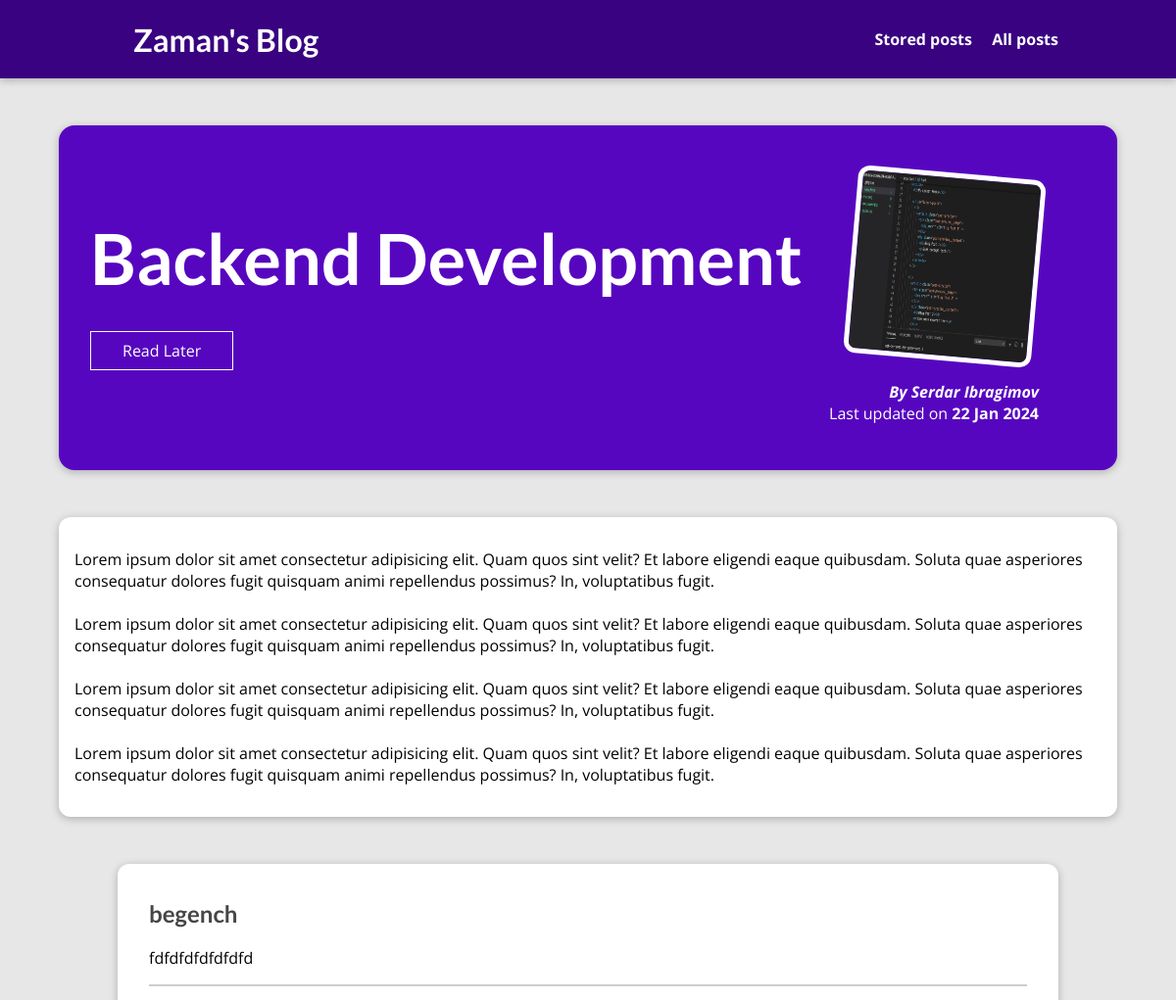
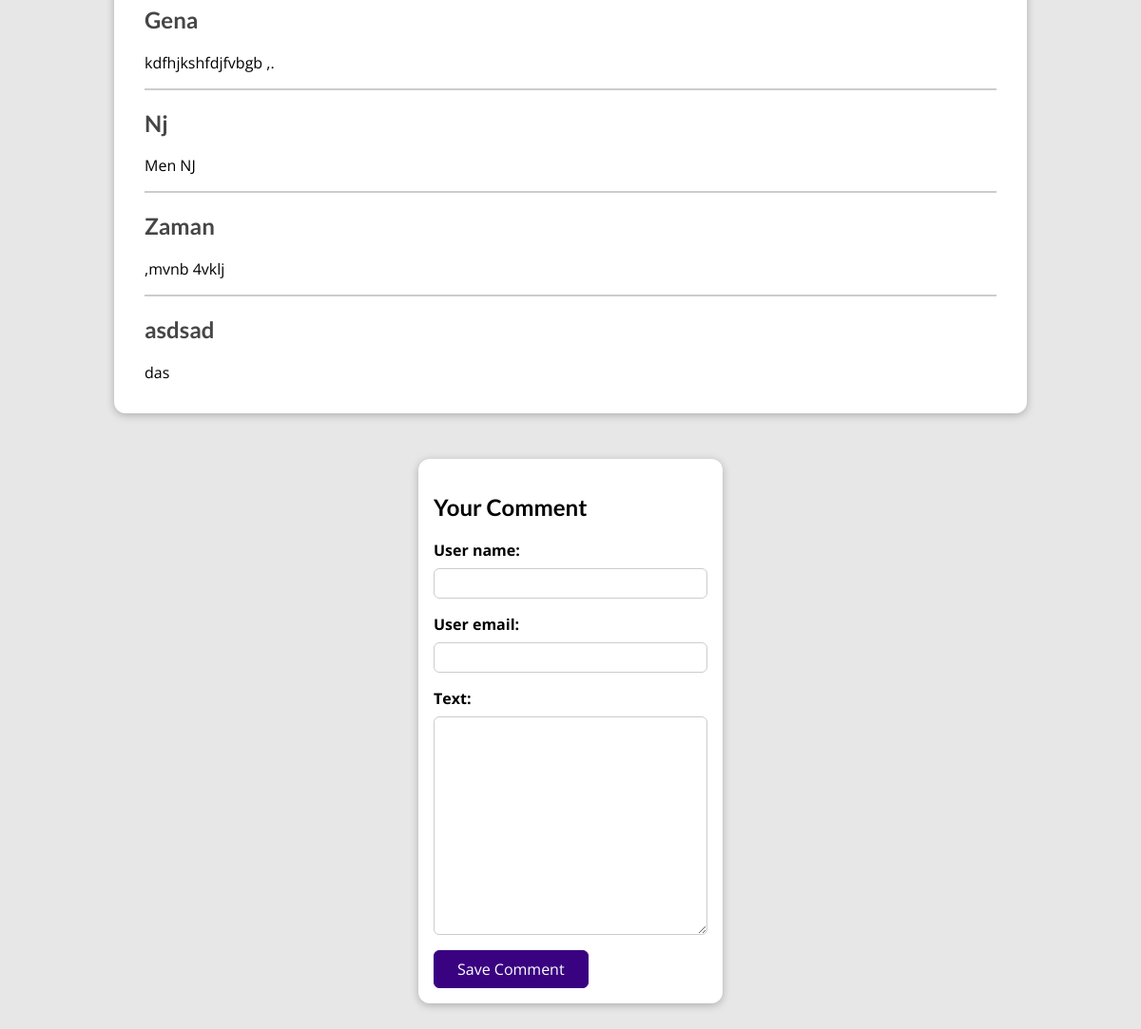
Page /posts/programming-is-fun on the committed database (2 pictures, top to bottom).
### blog/models.py (models this page shows, shortened)
class Post(models.Model):
    title = models.CharField(max_length=150)
    excerp = models.CharField(max_length=200)
    image = models.ImageField(upload_to="posts", null=True)
    date = models.DateField(auto_now=True)
    slug = models.SlugField(unique=True)
    content = models.TextField(validators=[MinLengthValidator(10)])
    author = models.ForeignKey(Author, on_delete=models.SET_NULL, null=True, related_name="posts")
    tags = models.ManyToManyField(Tag)

class Author(models.Model):
    first_name = models.CharField(max_length=100)
    last_name = models.CharField(max_length=100)
    email_address = models.EmailField(null=True)
    def full_name(self):
        return f"{self.first_name} {self.last_name}"
    def __str__(self):
        return self.full_name()

class Comment(models.Model):
    user_name = models.CharField(max_length=120)
    user_email = models.EmailField()
    text = models.TextField(max_length=400)
    post = models.ForeignKey(Post, on_delete=models.CASCADE, related_name="comments")

### blog/views.py (the view, shortened to what this page needs)
# urls.py: path("posts/<slug:slug>", views.SinglePostView.as_view(), name="post-detail-page"),
class SinglePostView(View):
    def is_stored_post(self, request, post_id):
        stored_posts = request.session.get("stored_posts")
        if stored_posts is not None:
            is_saved_for_later = post_id in stored_posts
        else:
            is_saved_for_later = False
        return is_saved_for_later
    def get(self, request, slug):
        post = Post.objects.get(slug=slug)
        context = {
            "post": post,
            "post_tag": post.tags.all(),
            "comment_form": CommentForm(),
            "comments": post.comments.all(),
            "saved_for_later": self.is_stored_post(request, post.id)
        }
        return render(request, "blog/post-detail.html", context)

### blog/forms.py
class CommentForm(forms.ModelForm):
    class Meta:
        model = Comment
        exclude = ["post"]
        label = {
            "user_name": "Your name",
            "user_email": "Your Email",
            "text": "Your Comment"
        }

### blog/templates/blog/post-detail.html (shortened to what this page needs)
{% extends "base.html" %}
{% load static %}
{% block css_files %}
<link rel="stylesheet" href="{% static 'blog/post-detail.css' %}"/>
{% endblock  %}
{% block content %}
    <section id="summary">
        <h2>{{ post.title}}</h2>
        <div id="read-later">
            <form action="{% url 'read-later' %}" method="POST">
                <button>
                    {% if saved_for_later %}
                        Remove from "Read Later" List
                    {% else %}
                        Read Later
                    {% endif %}
                </button>
            </form>
        </div>
        <article>
            <img src="{{ post.image.url }}" alt="{{ post.title }}">
            <address>By <a href="mailto:{{ post.author.email_address }}">{{ post.author }}</a></address>
            <div>
                Last updated on <time>{{ post.date|date:"d M Y" }}</time>
            </div>
        </article>
    </section>
    <main>
        {{ post.content|linebreaks }}
    </main>
    <section id="comments">
        <ul>
            {% for comment in comments %}
                <li>
                    <h2>{{ comment.user_name }}</h2>
                    <p>{{ comment.text | linebreaks }}</p>
                </li>
            {% endfor %}
        </ul>
    </section>
    <section id="comment-form">
        <h2>Your Comment</h2>
        <form action="{% url 'post-detail-page' post.slug %}" method="POST">
            {% for form_field in comment_form %}
            <div class="form-control">
                {{ form_field.label_tag }}
                {{ form_field }}
            </div>
            {% endfor %}
            <button>Save Comment</button>
        </form>
    </section>
{% endblock %}

### templates/base.html (shortened to what this page needs)
{% load static %}
<!DOCTYPE html>
<html lang="en">
<head>
    <link rel="stylesheet" href="{% static 'app.css' %}">
    {% block css_files %}
    {% endblock  %}
</head>
<body>
    <header id="main-navigation">
        <h1><a href="{% url 'starting-page' %}">Zaman's Blog</a></h1>
            <nav>
                <a href="{% url 'read-later' %}">Stored posts</a>
                <a href="{% url 'post-page' %}">All posts</a>
            </nav>
    </header>
    {% block content%}{% endblock %}
</body>
</html>

### static/app.css (style rules this page uses)
* { box-sizing: border-box; }
html { font-family: 'Open Sans', 'Lato', sans-serif; }
body { margin: 0; }
h1, h2, h3 { font-family: 'Lato', sans-serif; font-weight: bold; }
#main-navigation { width: 100%; height: 5rem; display: flex; justify-content: space-between; align-items: center; padding: 0 10%; position: absolute; top: 0; left: 0; }
#main-navigation a { text-decoration: none; color: white; font-weight: bold; margin-left: 1rem; }

### blog/static/blog/post-detail.css (style rules this page uses)
body { background-color: #e7e7e7; }
#main-navigation { background-color: #390281; box-shadow: 0 2px 8px rgba(0, 0, 0, 0.25); }
#summary { margin: 8rem auto 3rem auto; padding: 2rem; width: 90%; max-width: 90rem; border-radius: 16px; background-color: #5706c0; position: relative; box-shadow: 0 2px 8px rgba(0, 0, 0, 0.25); height: 22rem; }
#summary h2 { color: white; font-size: 4.5rem; margin-bottom: 0.25rem; }
#summary article { position: absolute; top: 2rem; right: 3rem; padding: 1rem 2rem; border-radius: 12px; text-align: right; color: white; }
#summary article img { width: 12rem; height: 12rem; border-radius: 12px; transform: rotateZ(5deg); border: 5px solid white; margin-bottom: 1rem; }
#summary address { font-weight: bold; }
#summary a { color: white; text-decoration: none; }
#summary time { font-weight: bold; }
#read-later { margin: 2rem 0; }
#read-later button { background-color: transparent; border: 1px solid white; padding: 0.5rem 2rem; font: inherit; color: white; cursor: pointer; }
main { width: 90%; max-width: 90rem; margin: 3rem auto; background-color: white; padding: 1rem; border-radius: 12px; box-shadow: 0 2px 8px rgba(0, 0, 0, 0.25); }
#comment-form { margin: 3rem auto; width: 90%; max-width: 20rem; border-radius: 12px; background-color: white; box-shadow: 0 2px 8px rgba(0, 0, 0, 0.25); padding: 1rem; }
#comment-form button { font: inherit; background-color: #390281; color: white; border: 1px solid #390281; padding: 0.5rem 1.5rem; border-radius: 6px; cursor: pointer; }
.form-control { margin-bottom: 1rem; }
.form-control label { font-weight: bold; margin-bottom: 0.5rem; display: block; }
.form-control input, .form-control textarea { display: block; width: 100%; font: inherit; padding: 0.25rem; border-radius: 6px; border: 1px solid #ccc; }
#comments { margin: 3rem auto; width: 90%; max-width: 60rem; border-radius: 12px; background-color: white; box-shadow: 0 2px 8px rgba(0, 0, 0, 0.25); padding: 1rem 2rem; }
#comments ul { list-style: none; margin: 0; padding: 0; }
#comments li { margin-bottom: 1rem; border-bottom: 2px solid #ccc; }
#comments li:last-of-type { border-bottom: none; }
#comments h2 { color: #464646; }

### rows in the picture
Post: title "Backend Development", image (picture), author "Serdar Ibragimov", date "22 Jan 2024", content "Lorem ipsum dolor sit amet consectetur adipisicing elit. Quam quos sint velit? Et labore eligendi eaque quibusdam. Soluta quae asperiores consequatur dolores fugit quisquam animi repellendus possimus? In, voluptatibus fugit. Lorem ipsum dolor sit amet consectetur adipisicing elit. Quam quos sint velit? Et labore eligendi eaque quibusdam. Soluta quae asperiores consequatur dolores fugit quisquam animi repellendus possimus? In, voluptatibus fugit. Lorem ipsum dolor sit amet consectetur adipisicing elit. Quam quos sint velit? Et labore eligendi eaque quibusdam. Soluta quae asperiores consequatur dolores fugit quisquam animi repellendus possimus? In, voluptatibus fugit. Lorem ipsum dolor sit…"
Comment: user_name "begench", text "fdfdfdfdfdfdfd"
Comment: user_name "Gena", text "kdfhjkshfdjfvbgb ,."
Comment: user_name "Nj", text "Men NJ"
Comment: user_name "Zaman", text ",mvnb 4vklj"
Comment: user_name "asdsad", text "das"
